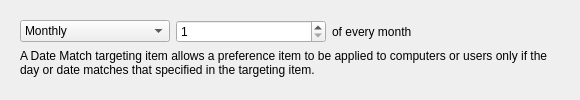
<?xml version="1.0" encoding="UTF-8"?>
<ui version="4.0">
 <class>DateMatchWidget</class>
 <widget class="QWidget" name="DateMatchWidget">
  <property name="geometry">
   <rect>
    <x>0</x>
    <y>0</y>
    <width>576</width>
    <height>100</height>
   </rect>
  </property>
  <property name="sizePolicy">
   <sizepolicy hsizetype="Preferred" vsizetype="Preferred">
    <horstretch>0</horstretch>
    <verstretch>0</verstretch>
   </sizepolicy>
  </property>
  <property name="minimumSize">
   <size>
    <width>0</width>
    <height>100</height>
   </size>
  </property>
  <property name="windowTitle">
   <string/>
  </property>
  <layout class="QGridLayout" name="gridLayout_4">
   <item row="0" column="0">
    <widget class="QStackedWidget" name="stackedWidget">
     <property name="currentIndex">
      <number>1</number>
     </property>
     <widget class="QWidget" name="page">
      <layout class="QGridLayout" name="gridLayout_3">
       <item row="0" column="0">
        <widget class="QComboBox" name="periodicComboBox_3">
         <property name="sizePolicy">
          <sizepolicy hsizetype="Fixed" vsizetype="Fixed">
           <horstretch>0</horstretch>
           <verstretch>0</verstretch>
          </sizepolicy>
         </property>
         <property name="minimumSize">
          <size>
           <width>150</width>
           <height>0</height>
          </size>
         </property>
         <item>
          <property name="text">
           <string>Weekly</string>
          </property>
         </item>
         <item>
          <property name="text">
           <string>Monthly</string>
          </property>
         </item>
         <item>
          <property name="text">
           <string>On date</string>
          </property>
         </item>
        </widget>
       </item>
       <item row="0" column="1">
        <widget class="QDateEdit" name="dateEdit">
         <property name="minimumSize">
          <size>
           <width>150</width>
           <height>0</height>
          </size>
         </property>
         <property name="displayFormat">
          <string>dd/MM/yyyy</string>
         </property>
         <property name="calendarPopup">
          <bool>true</bool>
         </property>
         <property name="date">
          <date>
           <year>2022</year>
           <month>5</month>
           <day>31</day>
          </date>
         </property>
        </widget>
       </item>
       <item row="0" column="2">
        <widget class="QCheckBox" name="checkBox">
         <property name="text">
          <string>every year</string>
         </property>
        </widget>
       </item>
       <item row="1" column="0" colspan="3">
        <widget class="QLabel" name="label_3">
         <property name="text">
          <string>A Date Match targeting item allows a preference item to be applied to computers or users only if the day or date matches that specified in the targeting item.</string>
         </property>
         <property name="wordWrap">
          <bool>true</bool>
         </property>
        </widget>
       </item>
      </layout>
     </widget>
     <widget class="QWidget" name="page_2">
      <layout class="QGridLayout" name="gridLayout_2">
       <item row="0" column="0">
        <widget class="QComboBox" name="periodicComboBox_2">
         <property name="sizePolicy">
          <sizepolicy hsizetype="Fixed" vsizetype="Fixed">
           <horstretch>0</horstretch>
           <verstretch>0</verstretch>
          </sizepolicy>
         </property>
         <property name="minimumSize">
          <size>
           <width>150</width>
           <height>0</height>
          </size>
         </property>
         <property name="currentIndex">
          <number>1</number>
         </property>
         <item>
          <property name="text">
           <string>Weekly</string>
          </property>
         </item>
         <item>
          <property name="text">
           <string>Monthly</string>
          </property>
         </item>
         <item>
          <property name="text">
           <string>On date</string>
          </property>
         </item>
        </widget>
       </item>
       <item row="0" column="1">
        <widget class="QSpinBox" name="monthspinBox">
         <property name="sizePolicy">
          <sizepolicy hsizetype="Fixed" vsizetype="Fixed">
           <horstretch>0</horstretch>
           <verstretch>0</verstretch>
          </sizepolicy>
         </property>
         <property name="minimumSize">
          <size>
           <width>150</width>
           <height>0</height>
          </size>
         </property>
         <property name="minimum">
          <number>1</number>
         </property>
         <property name="maximum">
          <number>31</number>
         </property>
        </widget>
       </item>
       <item row="0" column="2">
        <widget class="QLabel" name="monthLabel">
         <property name="text">
          <string>of every month</string>
         </property>
        </widget>
       </item>
       <item row="1" column="0" colspan="3">
        <widget class="QLabel" name="label_2">
         <property name="text">
          <string>A Date Match targeting item allows a preference item to be applied to computers or users only if the day or date matches that specified in the targeting item.</string>
         </property>
         <property name="wordWrap">
          <bool>true</bool>
         </property>
        </widget>
       </item>
      </layout>
     </widget>
     <widget class="QWidget" name="page_3">
      <layout class="QGridLayout" name="gridLayout">
       <item row="0" column="0">
        <widget class="QComboBox" name="periodicComboBox">
         <property name="sizePolicy">
          <sizepolicy hsizetype="Fixed" vsizetype="Fixed">
           <horstretch>0</horstretch>
           <verstretch>0</verstretch>
          </sizepolicy>
         </property>
         <property name="minimumSize">
          <size>
           <width>150</width>
           <height>0</height>
          </size>
         </property>
         <item>
          <property name="text">
           <string>Weekly</string>
          </property>
         </item>
         <item>
          <property name="text">
           <string>Monthly</string>
          </property>
         </item>
         <item>
          <property name="text">
           <string>On date</string>
          </property>
         </item>
        </widget>
       </item>
       <item row="1" column="0" colspan="3">
        <widget class="QLabel" name="label">
         <property name="text">
          <string>A Date Match targeting item allows a preference item to be applied to computers or users only if the day or date matches that specified in the targeting item.</string>
         </property>
         <property name="wordWrap">
          <bool>true</bool>
         </property>
        </widget>
       </item>
       <item row="0" column="1">
        <widget class="QComboBox" name="dayComboBox">
         <property name="sizePolicy">
          <sizepolicy hsizetype="Fixed" vsizetype="Fixed">
           <horstretch>0</horstretch>
           <verstretch>0</verstretch>
          </sizepolicy>
         </property>
         <property name="minimumSize">
          <size>
           <width>150</width>
           <height>0</height>
          </size>
         </property>
         <item>
          <property name="text">
           <string>Sunday</string>
          </property>
         </item>
         <item>
          <property name="text">
           <string>Monday</string>
          </property>
         </item>
         <item>
          <property name="text">
           <string>Tuesday</string>
          </property>
         </item>
         <item>
          <property name="text">
           <string>Wednesday</string>
          </property>
         </item>
         <item>
          <property name="text">
           <string>Thursday</string>
          </property>
         </item>
         <item>
          <property name="text">
           <string>Friday</string>
          </property>
         </item>
         <item>
          <property name="text">
           <string>Saturday</string>
          </property>
         </item>
        </widget>
       </item>
       <item row="0" column="2">
        <widget class="QLabel" name="weeklyLabel">
         <property name="text">
          <string>every week</string>
         </property>
        </widget>
       </item>
      </layout>
     </widget>
    </widget>
   </item>
   <item row="1" column="0">
    <spacer name="verticalSpacer">
     <property name="orientation">
      <enum>Qt::Vertical</enum>
     </property>
     <property name="sizeHint" stdset="0">
      <size>
       <width>558</width>
       <height>137</height>
      </size>
     </property>
    </spacer>
   </item>
  </layout>
 </widget>
 <resources/>
 <connections/>
</ui>
